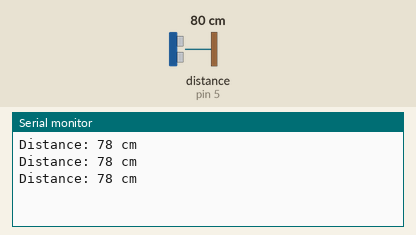
Recording of a sketch running on a simulated Arduino Uno, built with avr-gcc and run on an emulated ATmega328P. Shown: the last lines printed to the serial monitor. Wiring (inferred from the names in the program): ultrasonic range finder: trigger pin 6; echo pin 5. The inputs (shaded band) are chosen by the test bench; at power-on: distance to the obstacle (sensor on pin 5) 80 cm. The echo pulse lasts 58.3 µs per cm.

Above: at 1.3 s.
1.4 s: distance to the obstacle (sensor on pin 5) set to 2 cm
At 1.9 s:
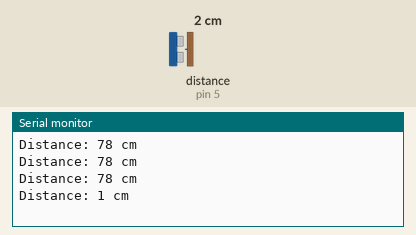
2.9 s: distance to the obstacle (sensor on pin 5) set to 4 cm
At 3.4 s:
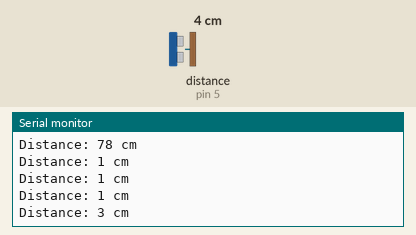
Timing chart, 0 to 5.9 s (numbered marks = the images above; inputs shaded):
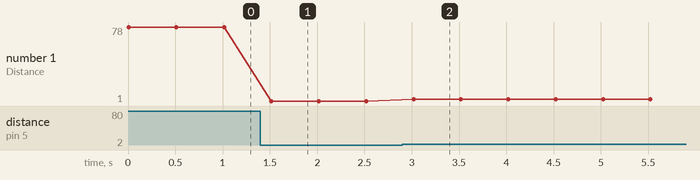

Measured:
- after the input at 1.4 s, the serial monitor: prints a new line after 0.12 s (image 1)
- after the input at 2.9 s, the serial monitor: prints a new line after 0.12 s (image 2)
- plotted number 1: 78 → 1 after the input at 1.4 s, 1 → 3 after the input at 2.9 s

The sketch:

Project_25_Ultrasonic_Sensor.ino
```cpp
/*
Keye New RFID Starter Kit
Project 25
Ultrasonic Sensor
Edit By Keyes
*/
const int trigPin = 6;  // Define trigger pin number
const int echoPin = 5;  // Define echo pin number
long duration;          // Declare a long integer variable for storing the round-trip time of the ultrasonic pulse
int distance;           // Declare an integer variable for storing the calculated distance

void setup() {
  pinMode(trigPin, OUTPUT); // Set trigPin as output
  pinMode(echoPin, INPUT);  // Set echoPin as input
  Serial.begin(9600);       // Initialize serial communication with a baud rate of 9600
}

void loop() {
  digitalWrite(trigPin, LOW);  // Ensure the trigger pin is low
  delayMicroseconds(2);        // Wait for 2 microseconds
  digitalWrite(trigPin, HIGH); // Send a 10-microsecond pulse
  delayMicroseconds(10);       // Keep the pulse for 10 microseconds
  digitalWrite(trigPin, LOW);  // End the pulse

  duration = pulseIn(echoPin, HIGH); // Read the length of the pulse from the echo pin

  // Calculate distance: sound speed is 0.034 cm per microsecond, divide the round-trip distance by 2
  distance = duration * 0.034 / 2;

  Serial.print("Distance: ");  // Print text "Distance: "
  Serial.print(distance);      // Print the measured distance
  Serial.println(" cm");       // Print the unit " cm" and go to the next line

  delay(500);                  // Wait for 0.5 seconds before measuring again
}
```
